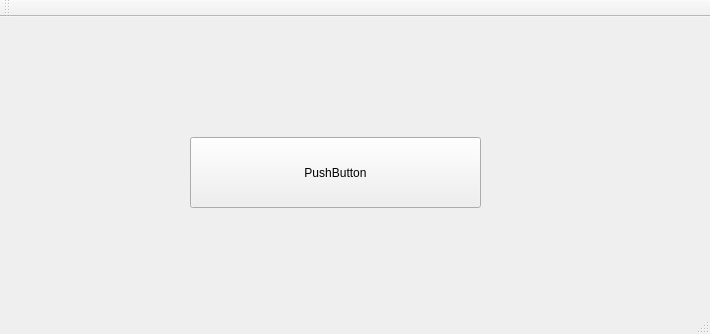
<?xml version="1.0" encoding="UTF-8"?>
<ui version="4.0">
 <class>MainWindow</class>
 <widget class="QMainWindow" name="MainWindow">
  <property name="geometry">
   <rect>
    <x>0</x>
    <y>0</y>
    <width>710</width>
    <height>334</height>
   </rect>
  </property>
  <property name="windowTitle">
   <string>MainWindow</string>
  </property>
  <widget class="QWidget" name="centralWidget">
   <widget class="QPushButton" name="pushButton">
    <property name="geometry">
     <rect>
      <x>190</x>
      <y>120</y>
      <width>291</width>
      <height>71</height>
     </rect>
    </property>
    <property name="text">
     <string>PushButton</string>
    </property>
   </widget>
  </widget>
  <widget class="QMenuBar" name="menuBar">
   <property name="geometry">
    <rect>
     <x>0</x>
     <y>0</y>
     <width>710</width>
     <height>23</height>
    </rect>
   </property>
  </widget>
  <widget class="QToolBar" name="mainToolBar">
   <attribute name="toolBarArea">
    <enum>TopToolBarArea</enum>
   </attribute>
   <attribute name="toolBarBreak">
    <bool>false</bool>
   </attribute>
  </widget>
  <widget class="QStatusBar" name="statusBar"/>
 </widget>
 <layoutdefault spacing="6" margin="11"/>
 <resources/>
 <connections/>
</ui>
